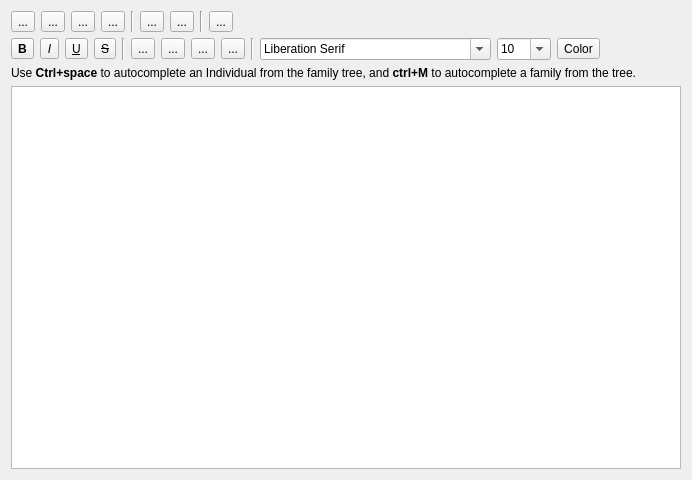
<?xml version="1.0" encoding="UTF-8"?>
<ui version="4.0">
 <class>RichTextEditor</class>
 <widget class="QWidget" name="RichTextEditor">
  <property name="geometry">
   <rect>
    <x>0</x>
    <y>0</y>
    <width>692</width>
    <height>480</height>
   </rect>
  </property>
  <property name="windowTitle">
   <string>Form</string>
  </property>
  <layout class="QVBoxLayout" name="verticalLayout">
   <item>
    <layout class="QHBoxLayout" name="horizontalLayout">
     <item>
      <widget class="QToolButton" name="toolButtonEditCut">
       <property name="text">
        <string>...</string>
       </property>
       <property name="icon">
        <iconset>
         <normalon>:/images/RichTextEditor/edit-cut.png</normalon>
        </iconset>
       </property>
      </widget>
     </item>
     <item>
      <widget class="QToolButton" name="toolButtonEditCopy">
       <property name="text">
        <string>...</string>
       </property>
       <property name="icon">
        <iconset>
         <normalon>:/images/RichTextEditor/edit-copy.png</normalon>
        </iconset>
       </property>
      </widget>
     </item>
     <item>
      <widget class="QToolButton" name="toolButtonEditPaste">
       <property name="text">
        <string>...</string>
       </property>
       <property name="icon">
        <iconset>
         <normalon>:/images/RichTextEditor/edit-paste.png</normalon>
        </iconset>
       </property>
      </widget>
     </item>
     <item>
      <widget class="QToolButton" name="toolButtonEditDelete">
       <property name="text">
        <string>...</string>
       </property>
       <property name="icon">
        <iconset>
         <normalon>:/images/RichTextEditor/edit-delete.png</normalon>
        </iconset>
       </property>
      </widget>
     </item>
     <item>
      <widget class="Line" name="line_2">
       <property name="orientation">
        <enum>Qt::Vertical</enum>
       </property>
      </widget>
     </item>
     <item>
      <widget class="QToolButton" name="toolButtonEditUndo">
       <property name="text">
        <string>...</string>
       </property>
       <property name="icon">
        <iconset>
         <normalon>:/images/RichTextEditor/edit-undo.png</normalon>
        </iconset>
       </property>
      </widget>
     </item>
     <item>
      <widget class="QToolButton" name="toolButtonEditRedo">
       <property name="text">
        <string>...</string>
       </property>
       <property name="icon">
        <iconset>
         <normalon>:/images/RichTextEditor/edit-redo.png</normalon>
        </iconset>
       </property>
      </widget>
     </item>
     <item>
      <widget class="Line" name="line_3">
       <property name="orientation">
        <enum>Qt::Vertical</enum>
       </property>
      </widget>
     </item>
     <item>
      <widget class="QToolButton" name="toolButtonInsertHyperLink">
       <property name="text">
        <string>...</string>
       </property>
       <property name="icon">
        <iconset resource="RichTextEditor.qrc">
         <normaloff>:/images/RichTextEditor/insert-link.png</normaloff>:/images/RichTextEditor/insert-link.png</iconset>
       </property>
      </widget>
     </item>
     <item>
      <spacer name="horizontalSpacer_10">
       <property name="orientation">
        <enum>Qt::Horizontal</enum>
       </property>
       <property name="sizeHint" stdset="0">
        <size>
         <width>629</width>
         <height>20</height>
        </size>
       </property>
      </spacer>
     </item>
    </layout>
   </item>
   <item>
    <layout class="QHBoxLayout" name="horizontalLayout_2">
     <item>
      <widget class="QToolButton" name="toolButtonMakeBold">
       <property name="font">
        <font>
         <weight>75</weight>
         <bold>true</bold>
        </font>
       </property>
       <property name="text">
        <string>B</string>
       </property>
       <property name="shortcut">
        <string>Ctrl+B</string>
       </property>
      </widget>
     </item>
     <item>
      <widget class="QToolButton" name="toolButtonMakeItalicised">
       <property name="font">
        <font>
         <italic>true</italic>
        </font>
       </property>
       <property name="text">
        <string>I</string>
       </property>
       <property name="shortcut">
        <string>Ctrl+I</string>
       </property>
      </widget>
     </item>
     <item>
      <widget class="QToolButton" name="toolButtonMakeUnderlined">
       <property name="font">
        <font>
         <underline>true</underline>
        </font>
       </property>
       <property name="text">
        <string>U</string>
       </property>
       <property name="shortcut">
        <string>Ctrl+U</string>
       </property>
      </widget>
     </item>
     <item>
      <widget class="QToolButton" name="toolButtonMakeStriken">
       <property name="font">
        <font>
         <strikeout>true</strikeout>
        </font>
       </property>
       <property name="text">
        <string>S</string>
       </property>
      </widget>
     </item>
     <item>
      <widget class="Line" name="line">
       <property name="orientation">
        <enum>Qt::Vertical</enum>
       </property>
      </widget>
     </item>
     <item>
      <widget class="QToolButton" name="toolButtonAlignLeft">
       <property name="text">
        <string>...</string>
       </property>
       <property name="icon">
        <iconset>
         <normalon>:/images/RichTextEditor/format-justify-left.png</normalon>
        </iconset>
       </property>
      </widget>
     </item>
     <item>
      <widget class="QToolButton" name="toolButtonAlignCenter">
       <property name="text">
        <string>...</string>
       </property>
       <property name="icon">
        <iconset>
         <normalon>:/images/RichTextEditor/format-justify-center.png</normalon>
        </iconset>
       </property>
      </widget>
     </item>
     <item>
      <widget class="QToolButton" name="toolButtonAlignRight">
       <property name="text">
        <string>...</string>
       </property>
       <property name="icon">
        <iconset>
         <normalon>:/images/RichTextEditor/format-justify-right.png</normalon>
        </iconset>
       </property>
      </widget>
     </item>
     <item>
      <widget class="QToolButton" name="toolButtonAlignJustify">
       <property name="text">
        <string>...</string>
       </property>
       <property name="icon">
        <iconset>
         <normalon>:/images/RichTextEditor/format-justify-fill.png</normalon>
        </iconset>
       </property>
      </widget>
     </item>
     <item>
      <widget class="Line" name="line_4">
       <property name="orientation">
        <enum>Qt::Vertical</enum>
       </property>
      </widget>
     </item>
     <item>
      <widget class="QFontComboBox" name="fontComboBoxSelectFont">
       <property name="currentFont">
        <font>
         <family>Times New Roman</family>
         <pointsize>10</pointsize>
        </font>
       </property>
      </widget>
     </item>
     <item>
      <widget class="QComboBox" name="comboBoxFontSize">
       <property name="editable">
        <bool>true</bool>
       </property>
       <property name="currentIndex">
        <number>4</number>
       </property>
       <item>
        <property name="text">
         <string>6</string>
        </property>
       </item>
       <item>
        <property name="text">
         <string>7</string>
        </property>
       </item>
       <item>
        <property name="text">
         <string>8</string>
        </property>
       </item>
       <item>
        <property name="text">
         <string>9</string>
        </property>
       </item>
       <item>
        <property name="text">
         <string>10</string>
        </property>
       </item>
       <item>
        <property name="text">
         <string>10.5</string>
        </property>
       </item>
       <item>
        <property name="text">
         <string>11</string>
        </property>
       </item>
       <item>
        <property name="text">
         <string>12</string>
        </property>
       </item>
       <item>
        <property name="text">
         <string>13</string>
        </property>
       </item>
       <item>
        <property name="text">
         <string>14</string>
        </property>
       </item>
       <item>
        <property name="text">
         <string>15</string>
        </property>
       </item>
       <item>
        <property name="text">
         <string>16</string>
        </property>
       </item>
       <item>
        <property name="text">
         <string>18</string>
        </property>
       </item>
       <item>
        <property name="text">
         <string>20</string>
        </property>
       </item>
       <item>
        <property name="text">
         <string>22</string>
        </property>
       </item>
       <item>
        <property name="text">
         <string>24</string>
        </property>
       </item>
       <item>
        <property name="text">
         <string>26</string>
        </property>
       </item>
       <item>
        <property name="text">
         <string>28</string>
        </property>
       </item>
       <item>
        <property name="text">
         <string>32</string>
        </property>
       </item>
       <item>
        <property name="text">
         <string>36</string>
        </property>
       </item>
       <item>
        <property name="text">
         <string>40</string>
        </property>
       </item>
       <item>
        <property name="text">
         <string>44</string>
        </property>
       </item>
       <item>
        <property name="text">
         <string>48</string>
        </property>
       </item>
       <item>
        <property name="text">
         <string>54</string>
        </property>
       </item>
       <item>
        <property name="text">
         <string>60</string>
        </property>
       </item>
       <item>
        <property name="text">
         <string>66</string>
        </property>
       </item>
       <item>
        <property name="text">
         <string>72</string>
        </property>
       </item>
       <item>
        <property name="text">
         <string>80</string>
        </property>
       </item>
       <item>
        <property name="text">
         <string>88</string>
        </property>
       </item>
       <item>
        <property name="text">
         <string>96</string>
        </property>
       </item>
      </widget>
     </item>
     <item>
      <widget class="QToolButton" name="toolButtonSelectColor">
       <property name="text">
        <string>Color</string>
       </property>
      </widget>
     </item>
     <item>
      <spacer name="horizontalSpacer">
       <property name="orientation">
        <enum>Qt::Horizontal</enum>
       </property>
       <property name="sizeHint" stdset="0">
        <size>
         <width>40</width>
         <height>20</height>
        </size>
       </property>
      </spacer>
     </item>
    </layout>
   </item>
   <item>
    <widget class="QLabel" name="label">
     <property name="text">
      <string>Use &lt;b&gt;Ctrl+space&lt;/b&gt; to autocomplete an Individual from the family tree, and &lt;b&gt;ctrl+M&lt;/b&gt; to autocomplete a family from the tree.</string>
     </property>
     <property name="wordWrap">
      <bool>true</bool>
     </property>
    </widget>
   </item>
   <item>
    <widget class="TextEditWithAutoComplete" name="textEdit">
     <property name="autoFormatting">
      <set>QTextEdit::AutoAll</set>
     </property>
    </widget>
   </item>
  </layout>
 </widget>
 <customwidgets>
  <customwidget>
   <class>TextEditWithAutoComplete</class>
   <extends>QTextEdit</extends>
   <header>TextEditWithAutoComplete.h</header>
  </customwidget>
 </customwidgets>
 <resources>
  <include location="RichTextEditor.qrc"/>
 </resources>
 <connections>
  <connection>
   <sender>toolButtonEditUndo</sender>
   <signal>clicked()</signal>
   <receiver>textEdit</receiver>
   <slot>undo()</slot>
   <hints>
    <hint type="sourcelabel">
     <x>135</x>
     <y>13</y>
    </hint>
    <hint type="destinationlabel">
     <x>136</x>
     <y>72</y>
    </hint>
   </hints>
  </connection>
  <connection>
   <sender>toolButtonEditRedo</sender>
   <signal>clicked()</signal>
   <receiver>textEdit</receiver>
   <slot>redo()</slot>
   <hints>
    <hint type="sourcelabel">
     <x>167</x>
     <y>16</y>
    </hint>
    <hint type="destinationlabel">
     <x>166</x>
     <y>89</y>
    </hint>
   </hints>
  </connection>
  <connection>
   <sender>toolButtonEditPaste</sender>
   <signal>clicked()</signal>
   <receiver>textEdit</receiver>
   <slot>paste()</slot>
   <hints>
    <hint type="sourcelabel">
     <x>80</x>
     <y>22</y>
    </hint>
    <hint type="destinationlabel">
     <x>74</x>
     <y>82</y>
    </hint>
   </hints>
  </connection>
  <connection>
   <sender>textEdit</sender>
   <signal>redoAvailable(bool)</signal>
   <receiver>toolButtonEditRedo</receiver>
   <slot>setEnabled(bool)</slot>
   <hints>
    <hint type="sourcelabel">
     <x>194</x>
     <y>100</y>
    </hint>
    <hint type="destinationlabel">
     <x>174</x>
     <y>19</y>
    </hint>
   </hints>
  </connection>
  <connection>
   <sender>textEdit</sender>
   <signal>undoAvailable(bool)</signal>
   <receiver>toolButtonEditUndo</receiver>
   <slot>setEnabled(bool)</slot>
   <hints>
    <hint type="sourcelabel">
     <x>115</x>
     <y>97</y>
    </hint>
    <hint type="destinationlabel">
     <x>136</x>
     <y>20</y>
    </hint>
   </hints>
  </connection>
  <connection>
   <sender>textEdit</sender>
   <signal>copyAvailable(bool)</signal>
   <receiver>toolButtonEditPaste</receiver>
   <slot>setEnabled(bool)</slot>
   <hints>
    <hint type="sourcelabel">
     <x>86</x>
     <y>129</y>
    </hint>
    <hint type="destinationlabel">
     <x>75</x>
     <y>14</y>
    </hint>
   </hints>
  </connection>
  <connection>
   <sender>toolButtonEditCut</sender>
   <signal>clicked()</signal>
   <receiver>textEdit</receiver>
   <slot>cut()</slot>
   <hints>
    <hint type="sourcelabel">
     <x>18</x>
     <y>24</y>
    </hint>
    <hint type="destinationlabel">
     <x>15</x>
     <y>81</y>
    </hint>
   </hints>
  </connection>
  <connection>
   <sender>toolButtonEditCopy</sender>
   <signal>clicked()</signal>
   <receiver>textEdit</receiver>
   <slot>copy()</slot>
   <hints>
    <hint type="sourcelabel">
     <x>45</x>
     <y>14</y>
    </hint>
    <hint type="destinationlabel">
     <x>45</x>
     <y>84</y>
    </hint>
   </hints>
  </connection>
  <connection>
   <sender>toolButtonAlignLeft</sender>
   <signal>clicked()</signal>
   <receiver>RichTextEditor</receiver>
   <slot>setAlignLeft()</slot>
   <hints>
    <hint type="sourcelabel">
     <x>173</x>
     <y>63</y>
    </hint>
    <hint type="destinationlabel">
     <x>634</x>
     <y>35</y>
    </hint>
   </hints>
  </connection>
  <connection>
   <sender>toolButtonAlignCenter</sender>
   <signal>clicked()</signal>
   <receiver>RichTextEditor</receiver>
   <slot>setAlignCenter()</slot>
   <hints>
    <hint type="sourcelabel">
     <x>203</x>
     <y>63</y>
    </hint>
    <hint type="destinationlabel">
     <x>661</x>
     <y>34</y>
    </hint>
   </hints>
  </connection>
  <connection>
   <sender>toolButtonAlignRight</sender>
   <signal>clicked()</signal>
   <receiver>RichTextEditor</receiver>
   <slot>setAlignRight()</slot>
   <hints>
    <hint type="sourcelabel">
     <x>233</x>
     <y>63</y>
    </hint>
    <hint type="destinationlabel">
     <x>661</x>
     <y>35</y>
    </hint>
   </hints>
  </connection>
  <connection>
   <sender>toolButtonAlignJustify</sender>
   <signal>clicked()</signal>
   <receiver>RichTextEditor</receiver>
   <slot>setAlignJustify()</slot>
   <hints>
    <hint type="sourcelabel">
     <x>263</x>
     <y>53</y>
    </hint>
    <hint type="destinationlabel">
     <x>661</x>
     <y>3</y>
    </hint>
   </hints>
  </connection>
  <connection>
   <sender>fontComboBoxSelectFont</sender>
   <signal>currentFontChanged(QFont)</signal>
   <receiver>textEdit</receiver>
   <slot>setCurrentFont(QFont)</slot>
   <hints>
    <hint type="sourcelabel">
     <x>335</x>
     <y>63</y>
    </hint>
    <hint type="destinationlabel">
     <x>391</x>
     <y>83</y>
    </hint>
   </hints>
  </connection>
  <connection>
   <sender>toolButtonMakeBold</sender>
   <signal>clicked()</signal>
   <receiver>RichTextEditor</receiver>
   <slot>setFontBoldened()</slot>
   <hints>
    <hint type="sourcelabel">
     <x>35</x>
     <y>44</y>
    </hint>
    <hint type="destinationlabel">
     <x>187</x>
     <y>2</y>
    </hint>
   </hints>
  </connection>
  <connection>
   <sender>toolButtonMakeItalicised</sender>
   <signal>clicked()</signal>
   <receiver>RichTextEditor</receiver>
   <slot>setFontItalicized()</slot>
   <hints>
    <hint type="sourcelabel">
     <x>67</x>
     <y>45</y>
    </hint>
    <hint type="destinationlabel">
     <x>239</x>
     <y>1</y>
    </hint>
   </hints>
  </connection>
  <connection>
   <sender>toolButtonMakeUnderlined</sender>
   <signal>clicked()</signal>
   <receiver>RichTextEditor</receiver>
   <slot>setFontUnderlined()</slot>
   <hints>
    <hint type="sourcelabel">
     <x>102</x>
     <y>58</y>
    </hint>
    <hint type="destinationlabel">
     <x>262</x>
     <y>1</y>
    </hint>
   </hints>
  </connection>
  <connection>
   <sender>toolButtonMakeStriken</sender>
   <signal>clicked()</signal>
   <receiver>RichTextEditor</receiver>
   <slot>setFontStriken()</slot>
   <hints>
    <hint type="sourcelabel">
     <x>136</x>
     <y>57</y>
    </hint>
    <hint type="destinationlabel">
     <x>292</x>
     <y>3</y>
    </hint>
   </hints>
  </connection>
  <connection>
   <sender>comboBoxFontSize</sender>
   <signal>currentIndexChanged(QString)</signal>
   <receiver>RichTextEditor</receiver>
   <slot>setFontPointSize(QString)</slot>
   <hints>
    <hint type="sourcelabel">
     <x>591</x>
     <y>63</y>
    </hint>
    <hint type="destinationlabel">
     <x>486</x>
     <y>0</y>
    </hint>
   </hints>
  </connection>
  <connection>
   <sender>toolButtonSelectColor</sender>
   <signal>clicked()</signal>
   <receiver>RichTextEditor</receiver>
   <slot>showColorDialog()</slot>
   <hints>
    <hint type="sourcelabel">
     <x>652</x>
     <y>64</y>
    </hint>
    <hint type="destinationlabel">
     <x>593</x>
     <y>3</y>
    </hint>
   </hints>
  </connection>
  <connection>
   <sender>textEdit</sender>
   <signal>textChanged()</signal>
   <receiver>RichTextEditor</receiver>
   <slot>setTextChanged()</slot>
   <hints>
    <hint type="sourcelabel">
     <x>579</x>
     <y>291</y>
    </hint>
    <hint type="destinationlabel">
     <x>2</x>
     <y>425</y>
    </hint>
   </hints>
  </connection>
  <connection>
   <sender>toolButtonInsertHyperLink</sender>
   <signal>clicked()</signal>
   <receiver>RichTextEditor</receiver>
   <slot>insertHyperLink()</slot>
   <hints>
    <hint type="sourcelabel">
     <x>224</x>
     <y>21</y>
    </hint>
    <hint type="destinationlabel">
     <x>467</x>
     <y>0</y>
    </hint>
   </hints>
  </connection>
 </connections>
 <slots>
  <slot>setAlignLeft()</slot>
  <slot>setAlignRight()</slot>
  <slot>setAlignCenter()</slot>
  <slot>setAlignJustify()</slot>
  <slot>setFontBoldened()</slot>
  <slot>setFontItalicized()</slot>
  <slot>setFontUnderlined()</slot>
  <slot>setFontStriken()</slot>
  <slot>setFontPointSize(QString)</slot>
  <slot>showColorDialog()</slot>
  <slot>setTextChanged()</slot>
  <slot>insertHyperLink()</slot>
  <slot>insertIndividualLink(int)</slot>
  <slot>insertFamilyLink(int)</slot>
 </slots>
</ui>
